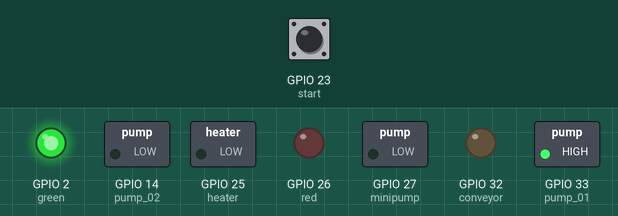
This sketch was run on a simulated ESP32. On the bench: switched loads named in the sketch (green lamp = pin HIGH), output pins drawn as LEDs (lit = HIGH). The inputs (shaded band) are chosen by the test bench; at power-on: GPIO 23 (start) HIGH.

Above: at 0.1 s.
Timing chart, 0 to 1.6 s (numbered marks = the images above):
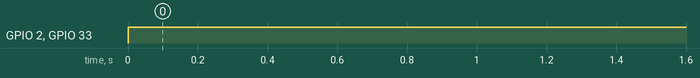

The sketch:

Arduino_Code.ino
```cpp
#define start 23
#define ls_01 21
#define ls_02 5
#define s_1 18
#define s_2 19
#define s_3 22
#define pump_01 33
#define pump_02 14
#define minipump 27
#define conveyor 32
#define green 2
#define red 26
#define heater 25
int b = 1;
void setup() {
  pinMode(start, INPUT_PULLUP);
  pinMode(ls_01, INPUT_PULLUP);
  pinMode(ls_02, INPUT_PULLUP);
  pinMode(s_1, INPUT_PULLUP);
  pinMode(s_2, INPUT_PULLUP);
  pinMode(s_3, INPUT_PULLUP);

  pinMode(pump_01, OUTPUT);
  pinMode(pump_02, OUTPUT);
  pinMode(minipump, OUTPUT);
  pinMode(conveyor, OUTPUT);
  pinMode(green, OUTPUT);
  pinMode(red, OUTPUT);
  pinMode(heater, OUTPUT);
}

void loop() {
  // put your main code here, to run repeatedly:
  if (b == 1) {
    digitalWrite(pump_01, LOW);
    digitalWrite(pump_02, LOW);
    digitalWrite(minipump, LOW);
    digitalWrite(conveyor, LOW);
    digitalWrite(green, LOW);
    digitalWrite(red, HIGH);
    digitalWrite(heater, LOW);
    b = 2;
  }
  if (b == 2) {
    if (digitalRead(start) == 1) {
      b = 3;
    }
  }
  if (b == 3) {
    digitalWrite(pump_01, HIGH);
    digitalWrite(green, HIGH);
    digitalWrite(red, LOW);
    b = 4;
  }
  if (b == 4) {
    if (ls_02 == 0) {
      b = 5;
    }
  }
  if (b == 5) {
    digitalWrite(pump_01, LOW);
    digitalWrite(heater, HIGH);
    delay(5000);
    digitalWrite(heater, LOW);
    digitalWrite(pump_02, HIGH);
    b = 6;
  }
  if (b == 6) {
    if (ls_01 == 0) {
      b = 7;
    }
  }
  if (b == 7) {
    digitalWrite(pump_02, LOW);
    b = 8;
  }
  if (b == 8) {
    if (s_1 == 0 && s_3 == 1) {
      b = 9;
    }
  }
  if (b == 9) {
    delay(2000);
    digitalWrite(conveyor, HIGH);
    b = 10;
  }
  if (b == 10) {
    if (s_2 == 0) {
      b = 11;
    }
  }
  if (b == 11) {
    digitalWrite(conveyor, LOW);
    digitalWrite(minipump, HIGH);
    delay(5000);
    digitalWrite(minipump, LOW);
    digitalWrite(conveyor, HIGH);
    b = 12;
  }
  if (b == 12) {
    if (s_3 == 0) {
      b = 1;
    }
  }
}
```

Measured:
- by itself, GPIO 2 (green), GPIO 33 (pump_01): LOW → HIGH at 0.00 s
